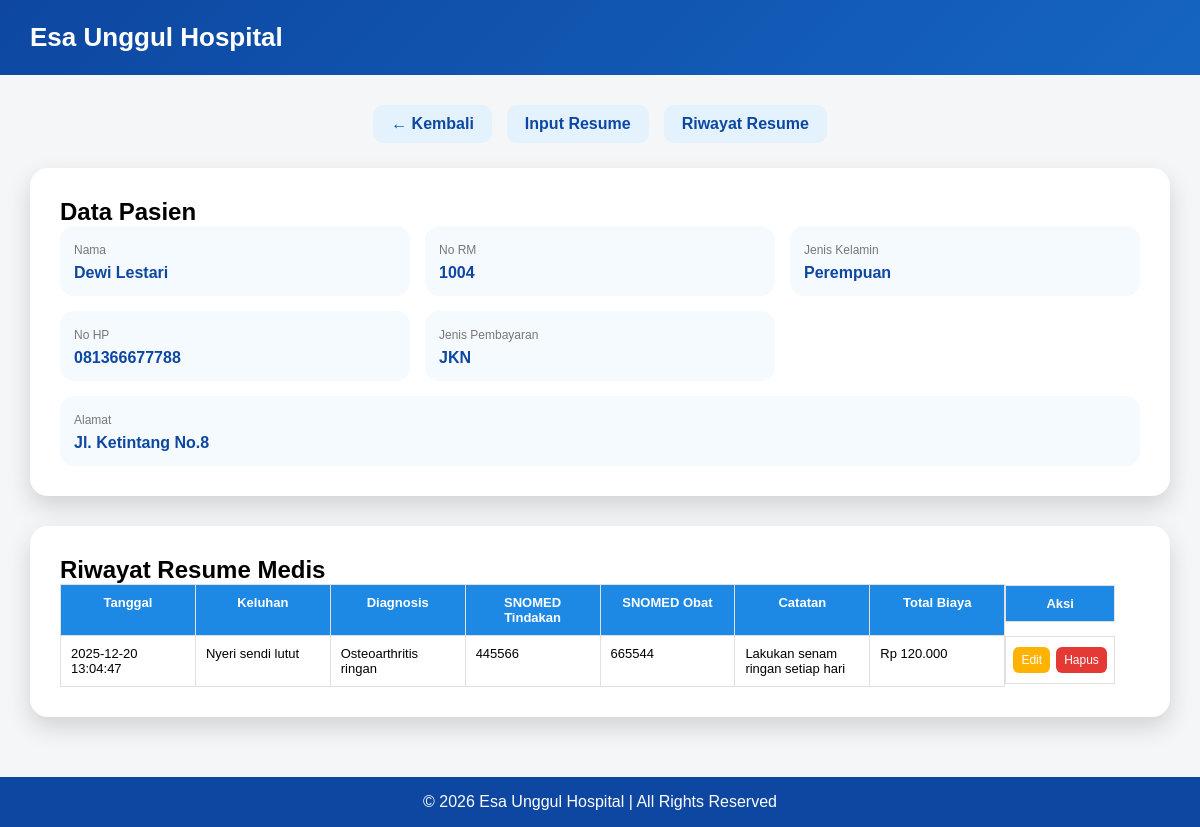
Screenshot of /resume_medis.php?id=4&menu=riwayat with the database file from the repository.
### tables this page shows
CREATE TABLE `pasien` (
  `id` int(11) NOT NULL,
  `no_rm` int(11) NOT NULL,
  `nik` char(16) NOT NULL,
  `nama` varchar(100) NOT NULL,
  `no_hp` varchar(15) NOT NULL,
  `jk` enum('Tidak diketahui','Laki-laki','Perempuan','Tidak dapat ditentukan','Tidak mengisi') NOT NULL,
  `agama` enum('Islam','Kristen Protestan','Katolik','Hindu','Budha','Konghucu','Penghayat') NOT NULL,
  `jenis_pembiayaan` enum('JKN','Umum','Asuransi') NOT NULL,
  `provinsi` varchar(50) DEFAULT NULL,
  `kota` varchar(50) DEFAULT NULL,
  `kecamatan` varchar(50) DEFAULT NULL,
  `kelurahan` varchar(50) DEFAULT NULL,
  `alamat` text DEFAULT NULL,
  `created_at` timestamp NOT NULL DEFAULT current_timestamp()
);

CREATE TABLE `resume_medis` (
  `id` int(11) NOT NULL,
  `pasien_id` int(11) NOT NULL,
  `keluhan_utama` text NOT NULL,
  `diagnosis` text NOT NULL,
  `tindakan` text DEFAULT NULL,
  `snomed_tindakan` varchar(20) DEFAULT NULL,
  `obat` text DEFAULT NULL,
  `snomed_obat` varchar(20) DEFAULT NULL,
  `catatan` text DEFAULT NULL,
  `total_biaya` int(11) DEFAULT NULL,
  `tanggal` datetime DEFAULT current_timestamp()
);

### resume_medis.php (the view, shortened to what this page needs)
<?php
include "koneksi.php";
$id   = $_GET['id']   ?? 0;
$menu = $_GET['menu'] ?? 'input';
$pasien = mysqli_fetch_assoc(
    mysqli_query($conn,"SELECT * FROM pasien WHERE id='$id'")
);
?>
<!DOCTYPE html>
<html lang="id">
<head>
</head>
<body>
<div class="header">
    <h1>Esa Unggul Hospital</h1>
</div>
<div class="container">
<div class="menu-center">
    <a href="data_pasien.php">← Kembali</a>
    <a href="?id=<?= $id ?>&menu=input">Input Resume</a>
    <a href="?id=<?= $id ?>&menu=riwayat">Riwayat Resume</a>
</div>
<div class="box">
    <h2>Data Pasien</h2>
    <div class="info-grid">
        <div class="info-card"><span>Nama</span><b><?= $pasien['nama'] ?></b></div>
        <div class="info-card"><span>No RM</span><b><?= $pasien['no_rm'] ?></b></div>
        <div class="info-card"><span>Jenis Kelamin</span><b><?= $pasien['jk'] ?></b></div>
        <div class="info-card"><span>No HP</span><b><?= $pasien['no_hp'] ?></b></div>
        <div class="info-card"><span>Jenis Pembayaran</span><b><?= $pasien['jenis_pembiayaan'] ?></b></div>
        <div class="info-card full"><span>Alamat</span><b><?= $pasien['alamat'] ?></b></div>
    </div>
</div>
<?php if($menu=='riwayat'): ?>
<div class="box">
<h2>Riwayat Resume Medis</h2>
<div class="table-wrap">
<table>
<tr>
    <th>Tanggal</th>
    <th>Keluhan</th>
    <th>Diagnosis</th>
    <th>SNOMED Tindakan</th>
    <th>SNOMED Obat</th>
    <th>Catatan</th>
    <th>Total Biaya</th>
    <th class="aksi">Aksi</th>
</tr>
<?php
$q=mysqli_query($conn,"SELECT * FROM resume_medis WHERE pasien_id='$id' ORDER BY tanggal DESC");
while($r=mysqli_fetch_assoc($q)):
?>
<tr>
<td><?= $r['tanggal'] ?></td>
<td><?= $r['keluhan_utama'] ?></td>
<td><?= $r['diagnosis'] ?></td>
<td><?= $r['snomed_tindakan'] ?></td>
<td><?= $r['snomed_obat'] ?></td>
<td><?= $r['catatan'] ?></td>
<td>Rp <?= number_format($r['total_biaya'],0,',','.') ?></td>
<td class="aksi">
    <a class="edit" href="?id=<?= $id ?>&edit_id=<?= $r['id'] ?>">Edit</a>
    <a class="hapus" href="#" onclick="hapus(<?= $r['id'] ?>)">Hapus</a>
</td>
</tr>
<?php endwhile; ?>
</table>
</div>
</div>
<?php endif; ?>
</div>
<div class="footer">
© <?= date('Y') ?> Esa Unggul Hospital | All Rights Reserved
</div>
</body>
</html>

### resume_medis.php (style rules this page uses)
* { margin:0;padding:0;box-sizing:border-box;font-family:Arial,sans-serif }
body { background:#f4f6f8;animation:fade .4s ease }
.header { background:linear-gradient(135deg,#0d47a1,#1565c0); color:white; padding:22px 30px; }
.header h1 { font-size:26px }
.container { padding:30px }
.menu-center { display:flex; justify-content:center; gap:15px; margin-bottom:25px; }
.menu-center a { padding:10px 18px; background:#e3f2fd; border-radius:10px; text-decoration:none; color:#0d47a1; font-weight:bold; transition:.3s; }
.box { background:white; padding:30px; border-radius:18px; box-shadow:0 10px 24px rgba(0,0,0,.15); margin-bottom:30px; }
.info-grid { display:grid; grid-template-columns:repeat(3,1fr); gap:15px; }
.info-card { background:#f5faff; padding:14px; border-radius:14px; }
.info-card span { font-size:12px;color:#777 }
.info-card b { display:block;margin-top:6px;color:#0d47a1 }
.info-card.full { grid-column:1/4 }
.table-wrap { overflow-x:auto; }
table { width:100%; border-collapse:collapse; table-layout:fixed; }
th, td { border:1px solid #e0e0e0; padding:10px; font-size:13px; vertical-align:top; }
th { background:#1e88e5; color:white; text-align:center; }
td { background:#fff; }
th.aksi, td.aksi { width:110px; text-align:center; }
.aksi { display:flex; justify-content:center; gap:6px; }
.aksi a { padding:6px 8px; border-radius:6px; font-size:12px; color:white; text-decoration:none; white-space:nowrap; }
.edit { background:#ffb300 }
.hapus { background:#e53935 }
.footer { background:#0d47a1; color:white; text-align:center; padding:16px; }

### rows the page displays
pasien: nama "Dewi Lestari", no_rm "1004", jk "Perempuan", no_hp "081366677788", jenis_pembiayaan "JKN", alamat "Jl. Ketintang No.8"
resume_medis: tanggal "2025-12-20 13:04:47", keluhan_utama "Nyeri sendi lutut", diagnosis "Osteoarthritis ringan", snomed_tindakan "445566", snomed_obat "665544", catatan "Lakukan senam ringan setiap hari", total_biaya "120.000"
